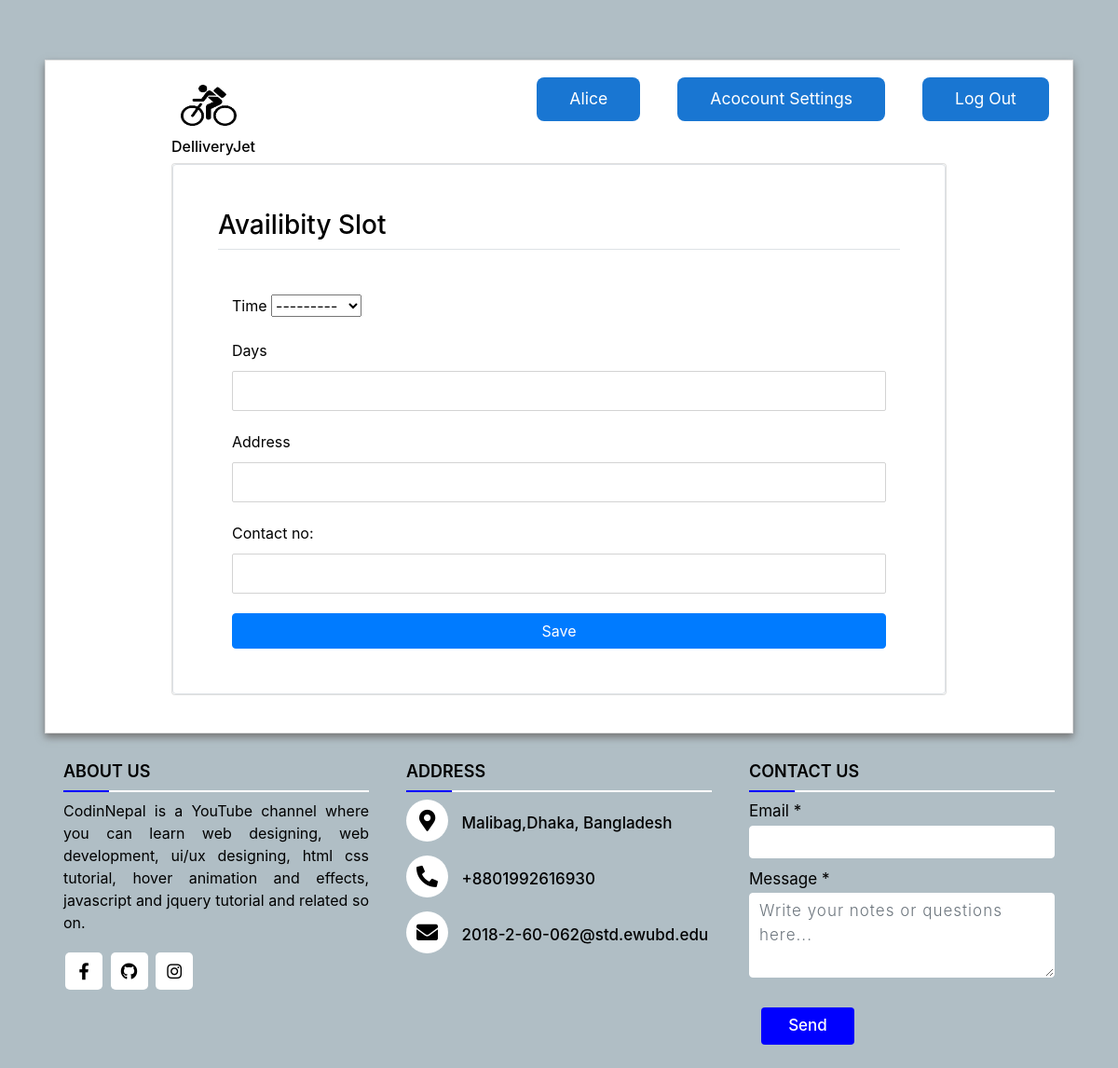
The app's page /customer/add-address (signed in), older data.
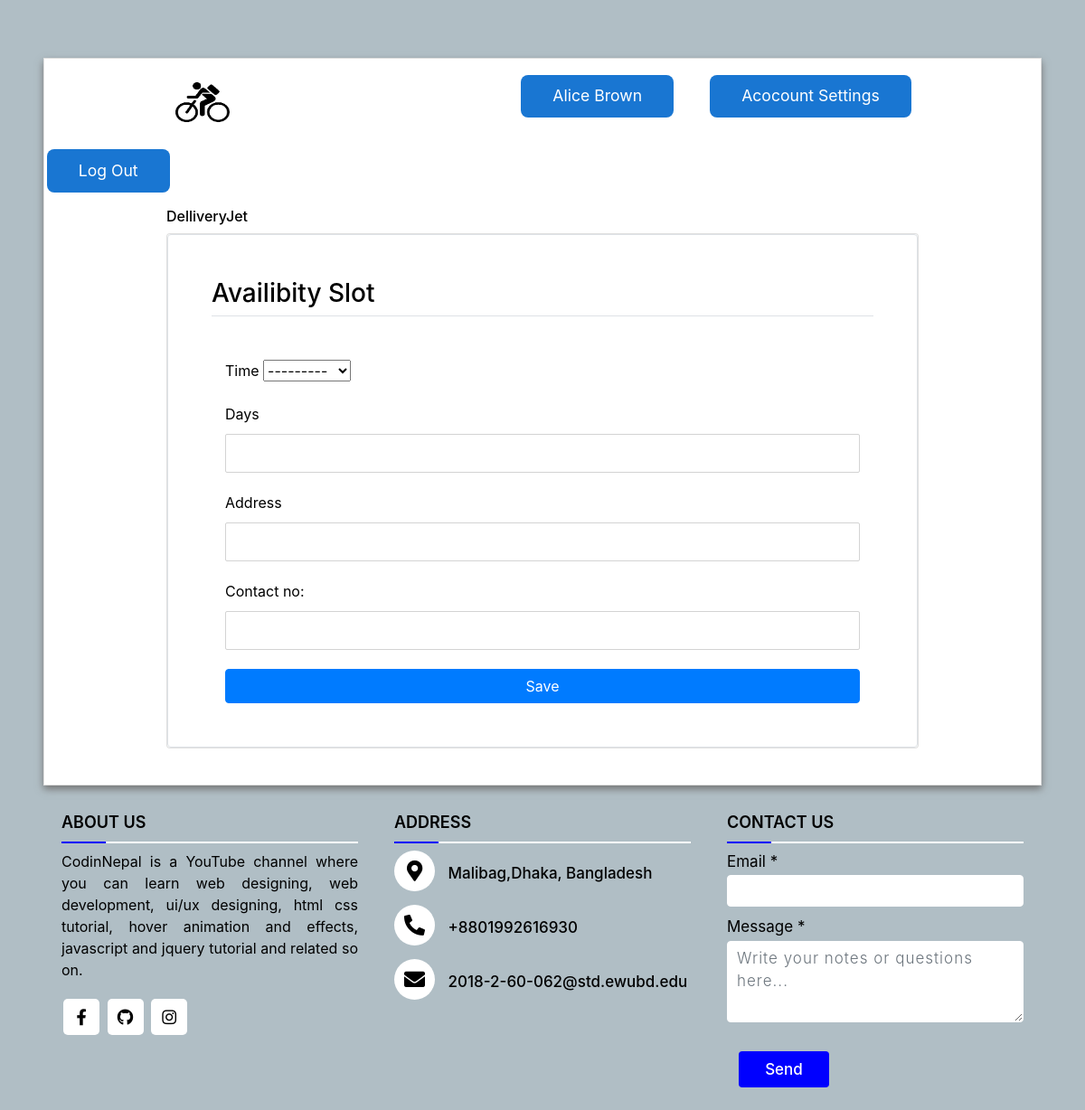
The same page, newer data.
### users/models.py (models this page shows, shortened)
class User(AbstractBaseUser):
    email = models.EmailField(max_length=255, unique=True)
    name = models.CharField(max_length=255)
    date_joined = models.DateTimeField(auto_now_add=True)
    is_buyer = models.BooleanField(default=False)
    is_company = models.BooleanField(default=False)
    is_DeliveryMan = models.BooleanField(default=False)
    is_active = models.BooleanField(default=True)
    is_staff = models.BooleanField(default=False)
    is_admin = models.BooleanField(default=False)
    USERNAME_FIELD = 'email'
    REQUIRED_FIELDS = ['name']  # Email & Password are required by default.
    objects = MyUserManager()

### users/decorators.py (the view)
        def wrapper_func(request, *args, **kwargs):
            if request.user.is_admin or request.user.is_buyer:
                return view_func(request, *args, **kwargs)
            else:
                return HttpResponse("You are not authorized to view this page")

### users/forms.py
class AvailabilityForm(ModelForm):
    class Meta:
        model = AvailabilityModel
        fields = '__all__'
        exclude = ['buyer']

### users/views.py (called while the page is built, shortened)
@login_required(login_url='login')
@show_to_buyer(allowed_roles=['admin', 'is_buyer'])
def add_availability(request):
    form=AvailabilityForm()
    context = {
        'form':form,
    }
    return render(request, 'buyer/add-availability.html', context)

### users/templates/buyer/add-availability.html (shortened to what this page needs)
{% extends "base.html" %}
{% load static %}
{% load widget_tweaks %}
{% block content %}
<html>
    <head>
        <link rel="stylesheet" href="https://stackpath.bootstrapcdn.com/bootstrap/4.3.1/css/bootstrap.min.css">
</head>
<body>
<div class="container-fluid px-1 px-md-5 px-lg-1 px-xl-5 py-5 mx-auto">
    <div class="card card0 border-4">
        <div class="row d-flex">
                <div class="card1 ">
                     <div > <img src="{% static 'assets/favicon.png' %}" class="logo">
                        <button class="mbtn blue"  ><a href= "{% url 'buyer-feed' user.id %}">{{request.user.name}}</a></button>
                        <button class="mbtn blue"  ><a href= "">Acocount Settings</a></button>
                        <button class="mbtn blue" > <a href="{% url 'logout' %}">Log Out </a></button>
                        <div class="relative"><h6><a href="{% url 'home' %}">DelliveryJet</a></h6></div>
                    </div>
                </div>
                    <div class="card2 card border-2">
                        <form class="p-4 p-md-5 border rounded"  enctype="multipart/form-data" method="post" action="">
                            <h3 class="text-black mb-5 border-bottom pb-2">{{task}} Availibity Slot</h3>
                            <div class="form-group">
                                <div class="col-md-12 mb-3 mb-md-0">
                                    <label class="text-black">Time </label>
                                    {{ form.time }}
                                </div>
                            </div>
                            <div class="form-group">
                                <div class="col-md-12 mb-3 mb-md-0">
                                    <label class="text-black">Days </label>
                                    {{ form.Days }}
                                </div>
                            </div>
                            <div class="form-group">
                                <div class="col-md-12 mb-3 mb-md-0">
                                    <label class="text-black">Address</label>
                                    {{ form.address }}
                                </div>
                            </div>
                            <div class="form-group">
                                <div class="col-md-12 mb-3 mb-md-0">
                                    <label class="text-black">Contact no:</label>
                                    {{form.phone}}
                                </div>
                            </div>
                            <div class="col-12">
                                <button class="btn btn-block btn-primary " type="submit">Save
                                </button>
                            </div>
                        </form>
                    </div>
    </div>
</div>
</body>
</html>
{% endblock %}

Row changes from the older to the newer data that the page shows:
changed User: user.name "Alice" → "Alice Brown"
